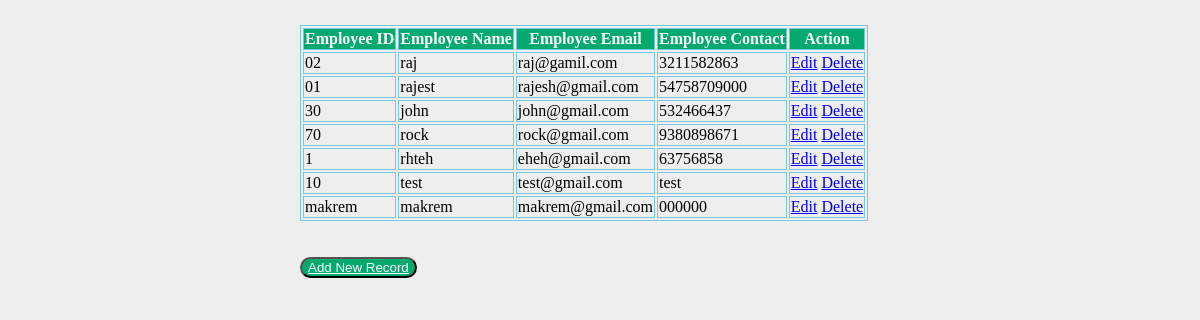
/show/, run on an earlier commit of the app's database.
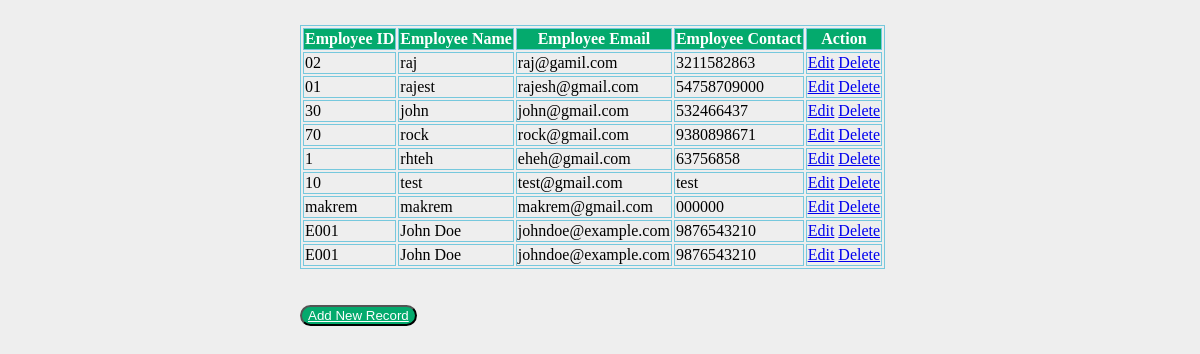
And on a later commit of the database.
### employee/models.py (models this page shows, shortened)
class Employee(models.Model):
    eid = models.CharField(max_length=20)
    ename = models.CharField(max_length=100)
    eemail = models.EmailField()
    econtact = models.CharField(max_length=15)
    class Meta:
        db_table = "employee"

### employee/views.py (the view)
# urls.py: path('show/', views.show),  # Ajoutez le '/' final
def show(request):
    employees = Employee.objects.all()
    return render(request,"show.html",{'employees':employees})

### employee/templates/show.html (shortened to what this page needs)
<!DOCTYPE html>
<html lang="en">
<head>
    {% load static %}
    <link rel="stylesheet" href="{% static 'css/style.css' %}">
</head>
<body>
    <table>
        <thead>
            <tr>
                <th>Employee ID</th>
                <th>Employee Name</th>
                <th>Employee Email</th>
                <th>Employee Contact</th>
                <th>Action</th>
            </tr>
        </thead>
        <tbody>
            {% for employee in employees %}
            <tr>
                <td>{{ employee.eid }}</td>
                <td>{{employee.ename}}</td>
                <td>{{employee.eemail}}</td>
                <td>{{employee.econtact}}</td>
                <td>
                    <a href="/edit/{{ employee.id }}">Edit</a>
                    <a href="/delete/{{employee.id}}">Delete</a>
                </td>
            </tr>
            {% endfor %}
        </tbody>
    </table>
    <br>
    <br>
    <button><a style="color:white;" href="/emp">Add New Record</a></button>
</body>
</html>

### employee/static/css/style.css (style rules this page uses)
body { background: #eee; height: 100%; margin: 25px 0; padding-left: 300px; }
table, th, td { border: 1px solid rgb(118, 200, 221); }
th { background-color: #04AA6D; color: white; }
button { border-radius: 12px; color: aqua; background-color: #04AA6D; cursor: pointer; }

What changed in the data, as far as the page shows it:
added Employee: eid "E001", ename "John Doe", eemail "johndoe@example.com", econtact "9876543210"
added Employee: eid "E001", ename "John Doe", eemail "johndoe@example.com", econtact "9876543210"
